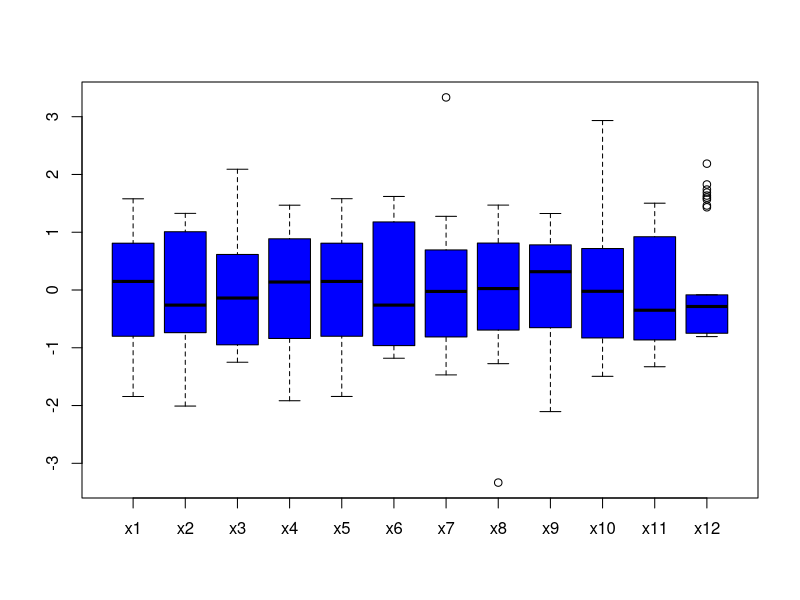
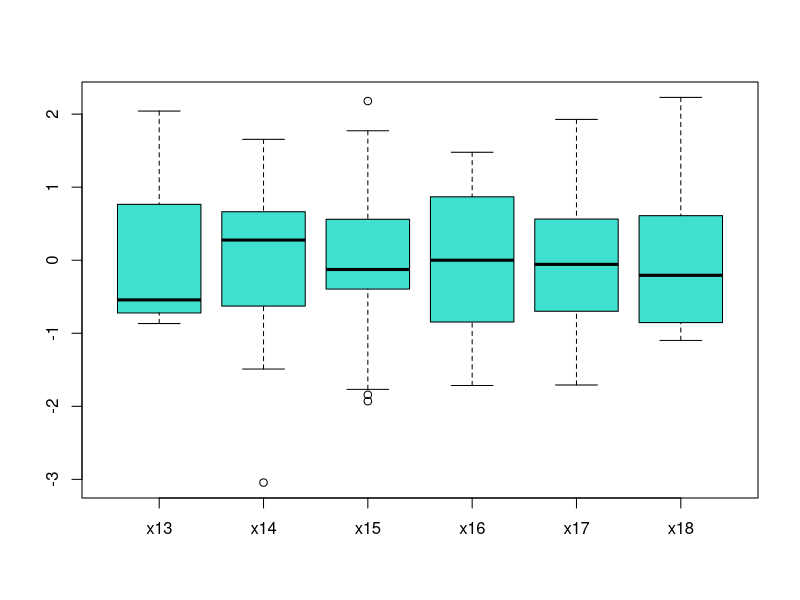
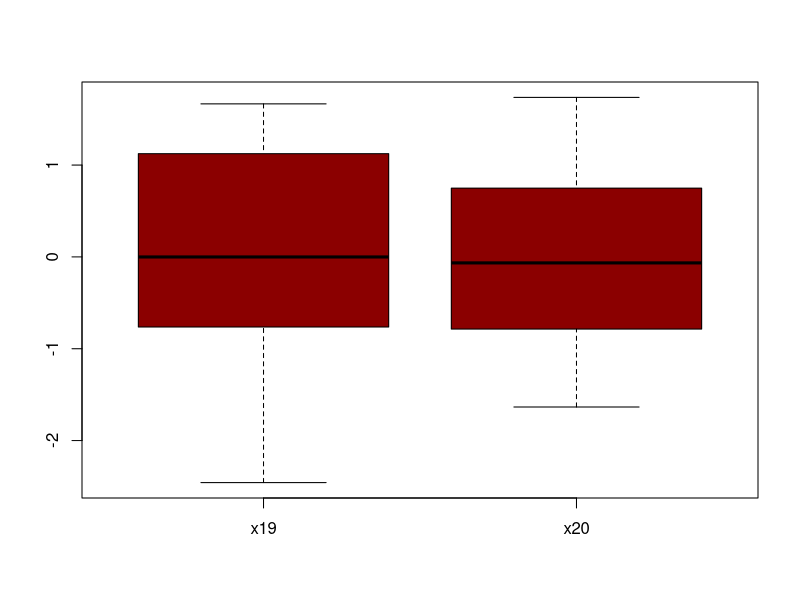
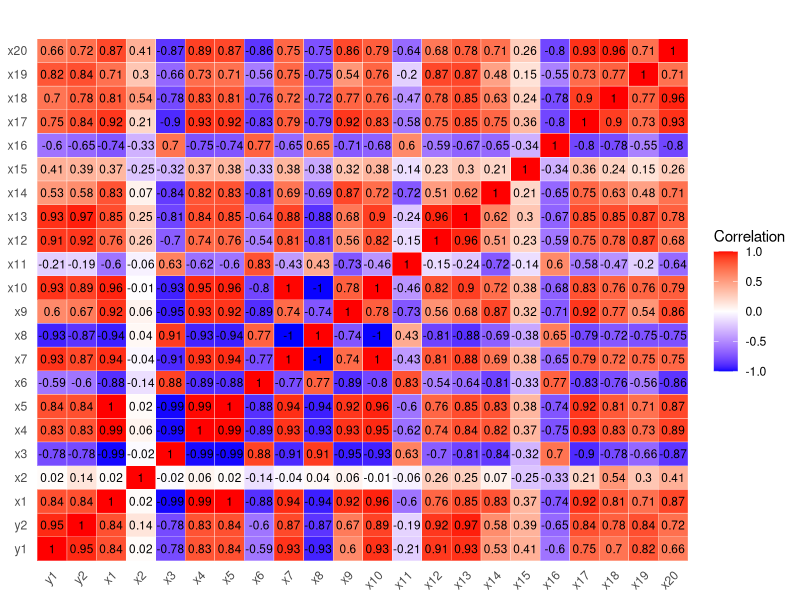

Recreate these plots in R, in order.
#Our working directory
setwd("D:/Research/HIV_BD Research")

#Required packages
library(readxl)
library(dplyr)
library(ggplot2)
library(car)
library(carData)
library(reshape2)

#Upload data
data<-read_excel("data_HIV_BD.xlsx", sheet="Normalized data")

##Box plots
df1<-data[4:15]#socio-demographic
df2<-data[16:21]#socio-economic
df3<-data[22:23]#Human development
boxplot(df1,col="blue")
boxplot(df2,col="turquoise")
boxplot(df3,col="darkred")

#correlation heatmap
#Data select
data1<-data[2:23]
str(data1)

#correlation
corr.data<-cor(data1)

#melt the correlation
melted_corr <- melt(corr.data)

#heatmap
ggplot(melted_corr, aes(x=Var1, y=Var2, fill=value)) +
  geom_tile(color = "white") +               # white grid lines
  scale_fill_gradient2(low = "blue", mid = "white", high = "red", 
                       midpoint = 0, limit = c(-1,1), space = "Lab",
                       name="Correlation") +
  theme_minimal() +                           # clean theme
  theme(axis.text.x = element_text(angle = 45, vjust = 1, hjust=1),
        axis.title = element_blank(),
        panel.grid = element_blank(),
        plot.title = element_text(hjust = 0.5, size=16)) +
  geom_text(aes(label = round(value,2)), color = "black", size = 3) +
  ggtitle("")
